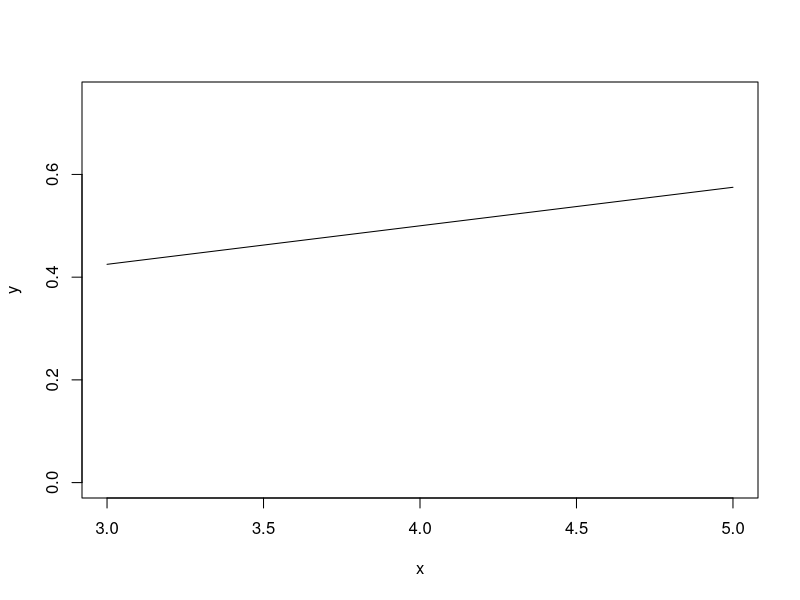

Write the R code that produced this figure.
## ---- chunk 1
curve(0.075*x+0.2,3,5, ylim = c(0,0.75), ylab = "y")
